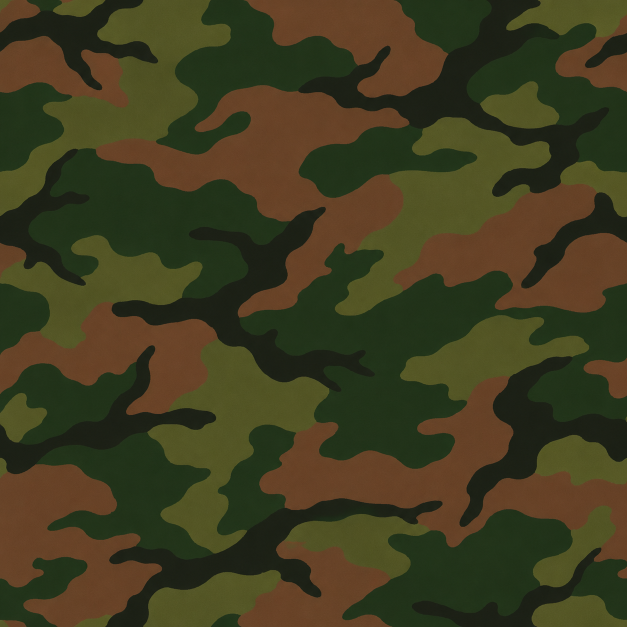
#> input picture Assets/B/Models/ProtectiveClothing/Source~/ReferenceImages/Woodland_Generated_Master.png, 1254 x 1254 px, found by its file name (shown at 1/2 size)
$ python upgrade_textures.py
#> lines starting #> are read from the running program, lines starting #| are printed output that depends on the picture
"""Prepare the shared, unlit production atlas from the ImageGen albedo master.
UV packing, palette quantization, periodic mirror sampling, and analytic normal/
roughness synthesis are asset processing, not photographic lighting transfer.
"""
from pathlib import Path
from PIL import Image
import numpy as np
S=Path(__file__).resolve().parent;P=S.parent;T=P/'Textures'
N=2048;C=1536
master=np.array(Image.open(S/'ReferenceImages'/'Woodland_Generated_Master.png').convert('RGB').resize((512,512),Image.Resampling.LANCZOS)).astype(float)
# Quantize away the generated image's low-frequency shading and grain.
palette=np.array([[59,72,31],[80,57,34],[25,42,25],[10,16,11]],dtype=float)
centres=np.array([[76,81,36],[105,71,43],[30,48,26],[18,26,18]],dtype=float)
indices=np.argmin(((master[:,:,None,:]-centres[None,None,:,:])**2).sum(3),axis=2)
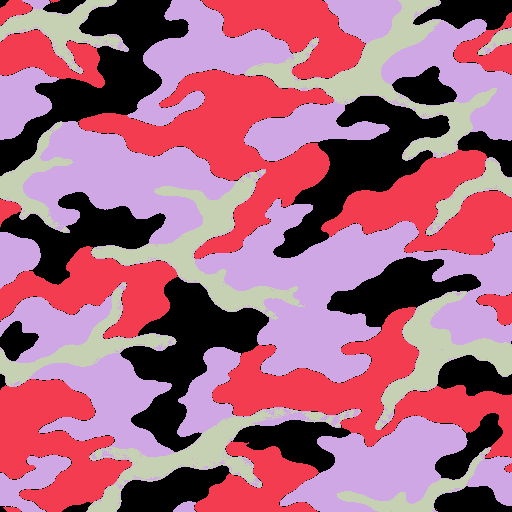
#> indices: shape (512, 512) int64; 4 distinct labels, from 0 to 3; one colour per label, 0 black
tile=palette[indices]
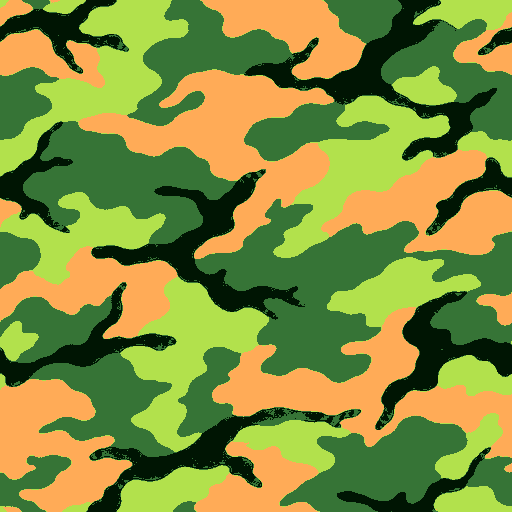
#> tile: shape (512, 512, 3) float64; mean of channels 0, 1, 2 46.5, 49.6, 27; drawn with min black and max white
atlas=np.zeros((N,N,3),dtype=float)
y,x=np.mgrid[:N,:N];rng=np.random.default_rng(719)
grain=rng.normal(0,.62,(N,N));weave=.45*np.sin(2*np.pi*x/4)*np.sin(2*np.pi*y/4)
# Fabric square occupies Blender UV [0,.75]²; mirror sampling gives continuous borders.
for j in range(3):
    for i in range(3):
        block=tile[::(-1 if j%2 else 1),::(-1 if i%2 else 1)]
        atlas[N-C+j*512:N-C+(j+1)*512,i*512:(i+1)*512]=block
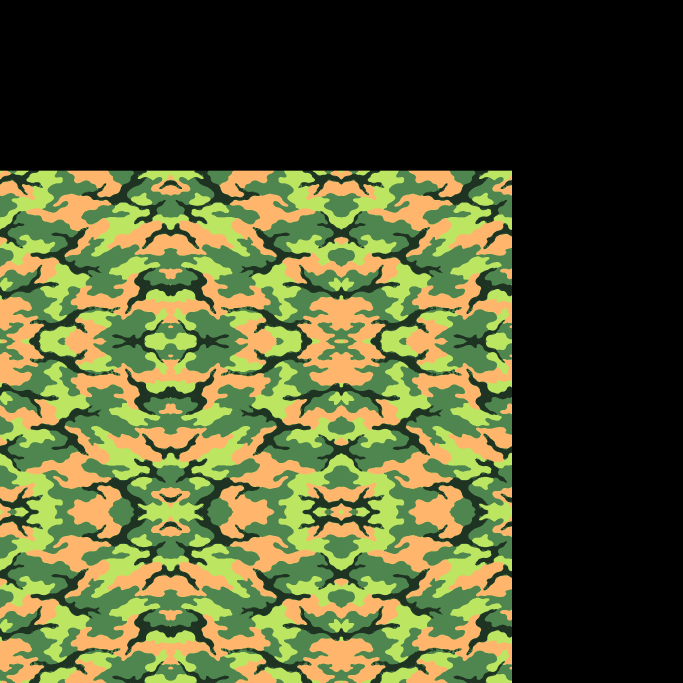
#> atlas: shape (2048, 2048, 3) float64 (shown at 1/3 size); mean of channels 0, 1, 2 26.1, 27.9, 15.2; drawn with min black and max white
rubber=(.9*np.sin(x*.013)*np.cos(y*.009)+.4*grain)
atlas[:]=np.where((x<C)[:,:,None]& (y>=N-C)[:,:,None],atlas,np.array([15,18,17])+rubber[:,:,None])
# Swatches to the right: olive hood/cape, seam thread, deep rubber. No visible L/R patches.
olive=(x>=1570)&(y>=1024)&(y<1516)
atlas[olive]=np.array([57,67,33])+grain[olive,None]
thread=(x>=1570)&(y>=1550)
atlas[thread]=np.array([57,63,34])+grain[thread,None]*.3
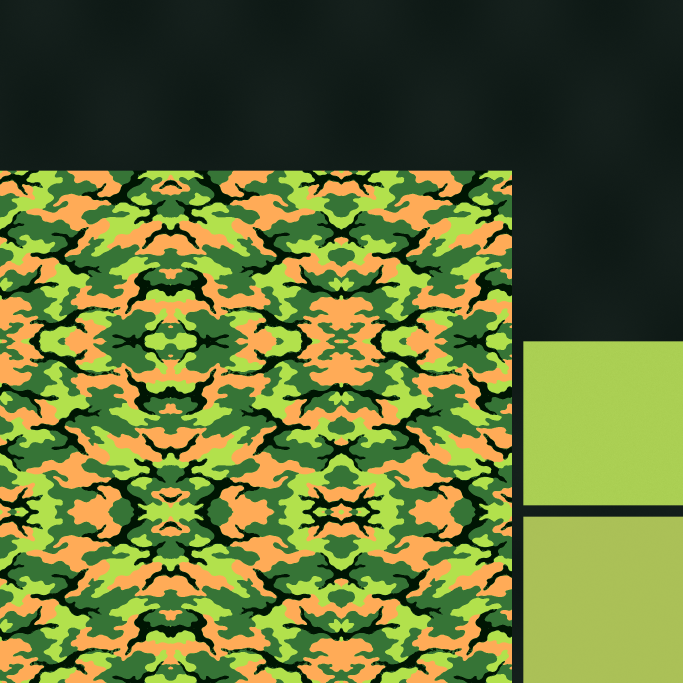
#> atlas: shape (2048, 2048, 3) float64 (shown at 1/3 size); mean of channels 0, 1, 2 37.4, 41.1, 24.5; drawn with min black and max white
# Microtexture is albedo grain only; no cast shadows or directional baked lighting.
cloth=(x<C)&(y>=N-C)
atlas[cloth]+=grain[cloth,None]+weave[cloth,None]
Image.fromarray(np.clip(atlas,0,255).astype('uint8')).save(T/'PC_BaseColor_2K.png')
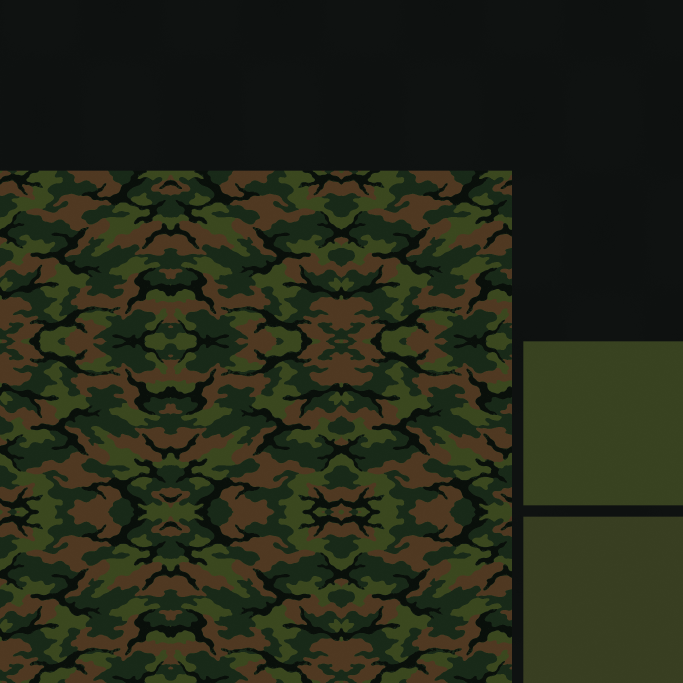
#> saved as PC_BaseColor_2K.png: PIL image 2048x2048 RGB (shown at 1/3 size); mean R, G, B 36.9, 40.6, 24
R=1024;yy,xx=np.mgrid[:R,:R];u=xx/R;v=1-yy/R
rough=.46+.045*np.sin(xx*.035)*np.cos(yy*.031)+rng.normal(0,.008,(R,R))
fabric=(u<.75)&(v<.75);olive=(u>.76)&(v>.25)&(v<.5);thread=(u>.76)&(v<.25)
rough[fabric]=.86+.025*np.sin(xx[fabric]*.8)*np.cos(yy[fabric]*.7)
rough[olive]=.84;rough[thread]=.91
Image.fromarray((np.clip(rough,0,1)*255).astype('uint8')).save(T/'PC_Roughness_1K.png')
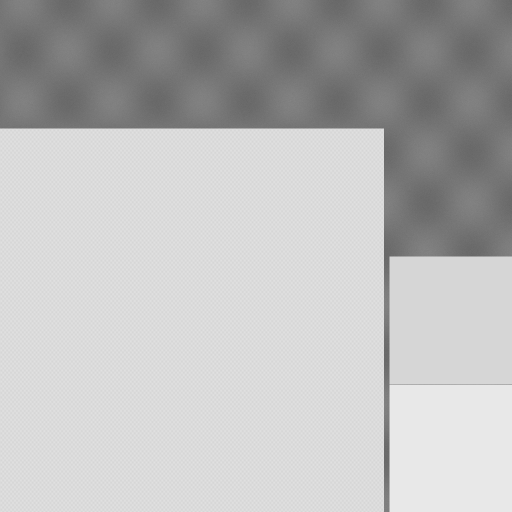
#> saved as PC_Roughness_1K.png: PIL image 1024x1024 L (shown at 1/2 size); min 99, max 232, mean 186.8
height=.0008*np.sin(xx*.057)*np.cos(yy*.036)
clothheight=.007*np.sin(xx*np.pi/2)*np.cos(yy*np.pi/2)+.003*np.sin(xx*.12+yy*.041)
height[fabric|olive]=clothheight[fabric|olive]
height[thread]=.012*np.sin(yy[thread]*1.8)
dy,dx=np.gradient(height);normal=np.stack([-dx*5,dy*5,np.ones_like(dx)],axis=2);normal/=np.linalg.norm(normal,axis=2)[:,:,None]
Image.fromarray(np.clip((normal*.5+.5)*255,0,255).astype('uint8')).save(T/'PC_Normal_1K.png')
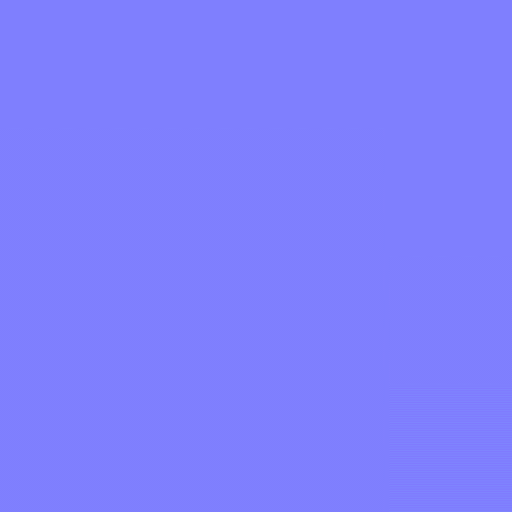
#> saved as PC_Normal_1K.png: PIL image 1024x1024 RGB (shown at 1/2 size); mean R, G, B 127, 127, 254
print('Updated existing BaseColor 2K, Normal 1K, Roughness 1K; material atlas fabric=.75², olive=right-middle, rubber=right-upper.')
